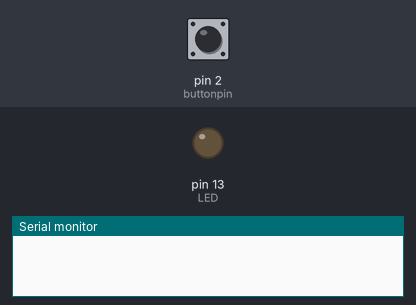
Recording of a sketch running on a simulated Arduino Uno, built with avr-gcc and run on an emulated ATmega328P. Shown: output pins drawn as LEDs (lit = HIGH), the last lines printed to the serial monitor. Inputs (shaded band) come from the test bench; at power-on: pin 2 (buttonpin) HIGH.

Above: at 1.2 s.
1.3 s: pin 2 (buttonpin) pulled LOW for 1 s
At 1.5 s:
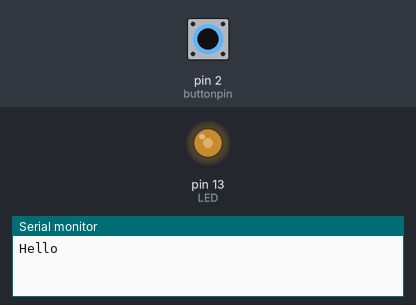
At 1.85 s:
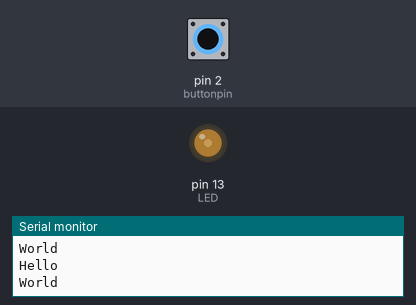
4.3 s: pin 2 (buttonpin) pulled LOW for 0.15 s
Timing chart, 0 to 7.3 s (numbered marks = the images above; inputs shaded):
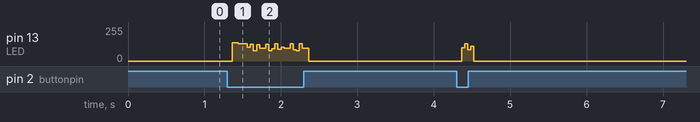

The sketch:

G203.ino
```cpp
int buttonpin = 2;
int LED = LED_BUILTIN;
int val;
void setup() {
  Serial.begin(9600);
  pinMode(LED, OUTPUT);
  // pinMode(buttonpin, INPUT);
  attachInterrupt(0, Blink, CHANGE);
}

void loop() {
  val = digitalRead(buttonpin);
  if(val == LOW){
    Blink();
  }else{
    digitalWrite(LED, LOW);
  }
}

void Blink()
{
  Serial.println("Hello");
  noInterrupts();
  for(int i=0; i<5; i++){
    digitalWrite(LED_BUILTIN, HIGH);   // turn the LED on (HIGH is the voltage level)
    delay(1000);                       // wait for a second
    digitalWrite(LED_BUILTIN, LOW);    // turn the LED off by making the voltage LOW
    delay(1000);
  }
  Serial.println("World");
}
```
